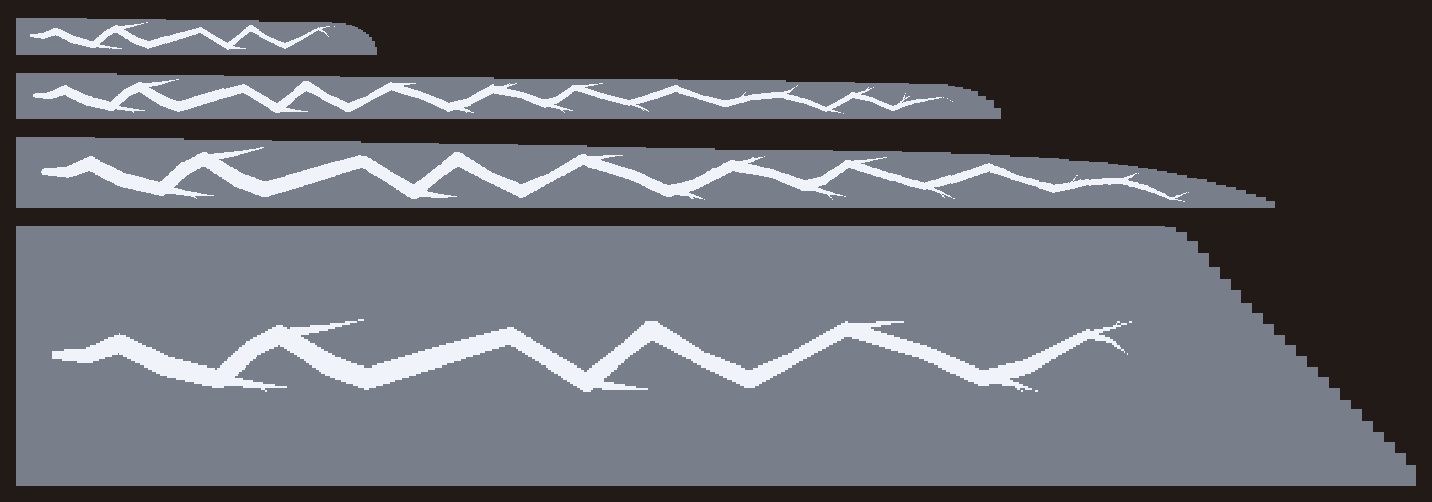

Here is the Python script that generated this plot:
"""Flat preview of a stroked etch from the game's own canvas (2026-11-10, Lightning).

Input: a Studio MCP saved output with lines "COVER <blade> <cols> <length cm> <strokes> <widths,every 8th col> <base64> END",
1 bit a pixel (EtchCanvas cover >= 128), column-major, 128 rows a column, row 0 at the cutting edge.
Output: each blade at true proportions (one scale), edge at the bottom, marks white on grey steel.

python lightning_preview.py <saved output.txt> <out.png>   (needs Pillow)
"""
import base64
import re
import sys

from PIL import Image

PX_CM = 14
blades = []
for line in open(sys.argv[1], encoding="utf-8").read().splitlines():
    m = re.match(r"COVER (\w+) (\d+) ([\d.]+) (\d+) (\S+) (\S+) END", line)
    if m:
        blades.append((m[1], int(m[2]), float(m[3]), [float(w) for w in m[5].split(",")], base64.b64decode(m[6])))
assert blades, "no COVER lines"

pad = 16
rows = []
for name, n, length, ws, raw in blades:
    w_px, h_px = int(length * PX_CM), int(max(ws) * PX_CM) + 2
    img = Image.new("RGB", (w_px, h_px), (34, 26, 22))
    px = img.load()
    for x in range(w_px):
        i = min(n - 1, x * n // w_px)
        width = ws[min(len(ws) - 1, i // 8)] * PX_CM
        for y in range(int(width)):
            r = min(127, int(y / width * 128))
            on = raw[i * 16 + r // 8] >> (r % 8) & 1
            px[x, h_px - 1 - y] = (240, 244, 250) if on else (120, 126, 138)
    rows.append(img)
sheet = Image.new("RGB", (max(r.width for r in rows) + 2 * pad, sum(r.height + pad for r in rows) + pad), (34, 26, 22))
y = pad
for r in rows:
    sheet.paste(r, (pad, y))
    y += r.height + pad
sheet.save(sys.argv[2])
print([b[0] for b in blades], sheet.size)
